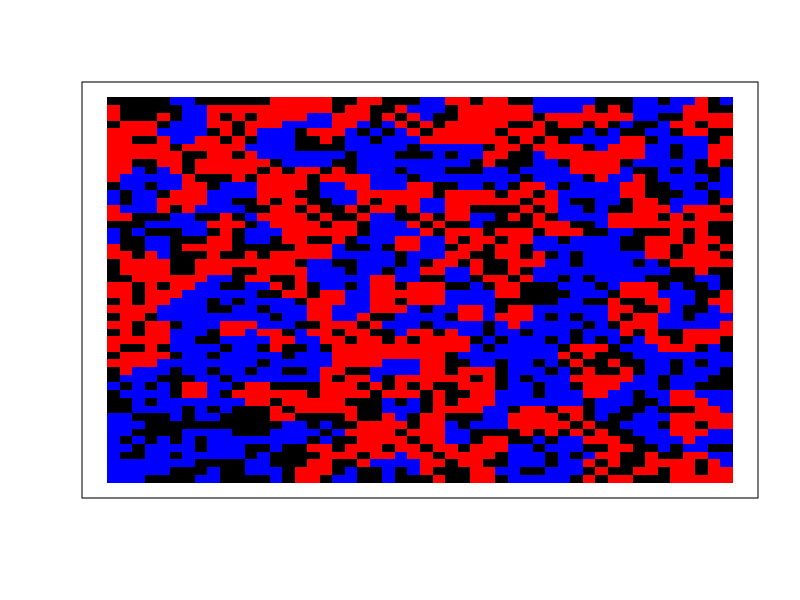
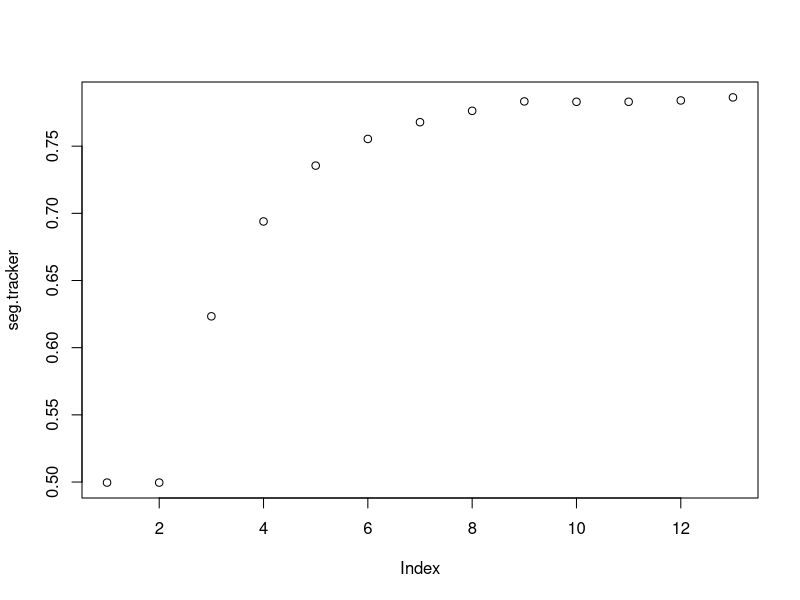

These charts were generated, in order, by the following R code:
# model parameters ####
rows <- 50 
cols <- 50
proportion.group.1 <- .5 # proportion of red agents
empty <- .3 # proportion of grid that will be empty space
min.similarity <- 3/8 # minimum proportion of neighbors that are the same type to not move

# create.grid ####
# generates a rows x column matrix and randomly places the initial population
# values in the matrix are either 0, 1, or 2
# if 0, the space is empty
# 1 and 2 represent the two different groups
create.grid <- function(rows, cols, proportion.group.1, empty){
  pop.size.group.1 <- (rows*cols)*(1-empty)*proportion.group.1
  pop.size.group.2 <- (rows*cols)*(1-empty)*(1-proportion.group.1)
  
  initial.population <- sample(c(
    rep(1, pop.size.group.1), 
    rep(2, pop.size.group.2), 
    rep(0, (rows*cols)-pop.size.group.1-pop.size.group.2)
  ))
  grid <- matrix(initial.population, nrow=rows, ncol=cols)
}

# visualize.grid ####
# outputs a visualization of the grid, with red squares representing group 1,
# blue squares group 2, and black squares empty locations.
visualize.grid <- function(grid){
  image(grid, col=c('black','red','blue'), xaxs=NULL, yaxs=NULL, xaxt='n', yaxt='n')
}

# empty.locations ####
# returns all the locations in the grid that are empty
# output is an N x 2 array, with N equal to the number of empty locations
# the 2 columns contain the row and column of the empty location.
empty.locations <- function(grid){
  return(which(grid==0, arr.ind=T))
}

# similarity.to.center ####
# takes a grid and the center.val of that grid and returns
# the proportion of cells that are the same as the center,
# ignoring empty cells. the center.val must be specified
# manually in case the grid has an even number of rows or 
# columns
similarity.to.center <- function(grid.subset, center.val){
  if(center.val == 0){ return(NA) }
  same <- sum(grid.subset==center.val) - 1
  not.same <- sum(grid.subset!=center.val) - sum(grid.subset==0)
  return(same/(same+not.same))
}

# segregation ####
# computes the proportion of neighbors who are from the same group
segregation <- function(grid){
  same.count <- 0
  diff.count <- 0
  for(row in 1:(nrow(grid)-1)){
    for(col in 1:(ncol(grid)-1)){
      if(grid[row,col] != 0 && grid[row+1,col+1] != 0){
        if(grid[row,col] != grid[row+1,col+1]){
          diff.count <- diff.count + 1
        } else {
          same.count <- same.count + 1
        }
      }
    }
  }
  return(same.count / (same.count + diff.count))
}

# unhappy.agents ####
# takes a grid and a minimum similarity threshold and computes
# a list of all of the agents that are unhappy with their 
# current location. the output is N x 2, with N equal to the
# number of unhappy agents and the columns representing the 
# location (row, col) of the unhappy agent in the grid
unhappy.agents <- function(grid, min.similarity){
  grid.copy <- grid
  for(row in 1:rows){
    for(col in 1:cols){
      similarity.score <- similarity.to.center(grid[max(0, row-1):min(rows,row+1), max(0,col-1):min(cols,col+1)], grid[row,col])
      if(is.na(similarity.score)){
        grid.copy[row,col] <- NA
      } else {
        grid.copy[row,col] <- similarity.score >= min.similarity
      }
    }
  }
  return(which(grid.copy==FALSE, arr.ind = T))
}

# one.round ####
# runs a single round of the simulation. the round starts by finding
# all of the unhappy agents and empty spaces. then unhappy agents are randomly
# assigned to a new empty location. a new grid is generated to reflect all of
# the moves that took place.
one.round <- function(grid, min.similarity){
  #new.grid <- grid
  empty.spaces <- empty.locations(grid)
  unhappy <- unhappy.agents(grid, min.similarity)
  empty.spaces <- empty.spaces[ sample(1:nrow(empty.spaces)), ]
  for(i in 1:nrow(empty.spaces)) {
    if(i > nrow(unhappy)) {break; }
    grid[empty.spaces[i,1], empty.spaces[i,2]] <- grid[unhappy[i,1], unhappy[i,2]]
    grid[unhappy[i,1], unhappy[i,2]] <- 0
  }
  return(grid)
}

# running the simulation ####
done <- FALSE # a variable to keep track of whether the simulation is complete
grid <- create.grid(rows, cols, proportion.group.1, empty)
seg.tracker <- c(segregation(grid)) # keeping a running tally of the segregation scores for each round
while(!done){
  new.grid <- one.round(grid, min.similarity) # run one round of the simulation, and store output in new.grid
  seg.tracker <- c(seg.tracker, segregation(grid)) # calculate segregation score and add to running list
  if(all(new.grid == grid)){ # check if the new.grid is identical to the last grid
    done <- TRUE # if it is, simulation is over -- no agents want to move
  } else {
    grid <- new.grid # otherwise, replace grid with new.grid, and loop again.
  }
}
layout(1) # change graphics device to have two plots
visualize.grid(grid) # show resulting grid
plot(seg.tracker) # plot segregation over time

